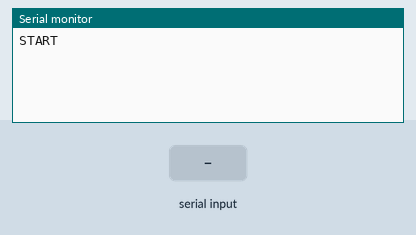
The sketch below on a simulated Arduino Uno, built with avr-gcc and run on an emulated ATmega328P. On the bench: the last lines printed to the serial monitor. Inputs (shaded band) come from the test bench.

Above: at 1.2 s.
1.3 s: "OK\n" received over Serial
At 2.1 s:
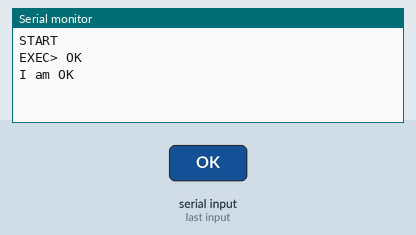
2.8 s: "SET\n" received over Serial
At 4.0 s:
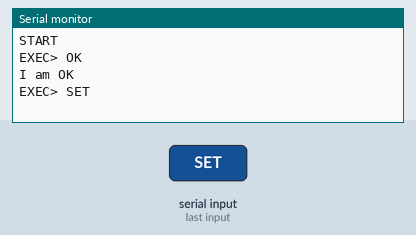
4.3 s: "1\n" received over Serial
At 5.5 s:
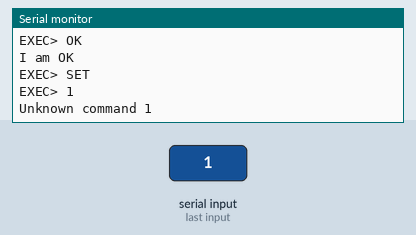

Measured:
- after the input at 1.3 s, the serial monitor: prints a new line at once (image 1)
- after the input at 2.8 s, the serial monitor: prints a new line at once (image 2)
- after the input at 4.3 s, the serial monitor: prints a new line at once (image 3)

The sketch:

MySerialInterfaceV5.ino
```cpp
// MySerialInterface v5
// A relatively complete serial interface, using functions to the commands, passing CLI details between scopes.
// GET and SET a value into a variable.
// By David McDonald 20/05/2022

#define LEDPIN LED_BUILTIN

#define CLI_BUFFER_SIZE 32 // Max length of the serial command buffer
#define CLI_MODE_WAITING 0
#define CLI_MODE_READING 1

char cliBuffer[CLI_BUFFER_SIZE];
byte cliMode;
byte cliIdx;
char *cliPartPtr;
char *cliPart;
const char cliDelimSpace[] = " ";
const char cliDelimEol[] = "\r\n";

bool ledValue = false;
const char ledValOn[] = "ON";
const char ledValOff[] = "OFF";

void cliReset() {
  cliMode = CLI_MODE_WAITING;
  cliIdx = 0;
  memset(cliBuffer, '\0', CLI_BUFFER_SIZE);
}

void doCli() {
  while (Serial.available()) {
    char c = Serial.read();

    // CLI is waiting for an actual character, not a space, newline, or carriage-return
    // On the ASCII chart, printable characters start at number 32
    // https://www.ascii-code.com/
    if (cliMode == CLI_MODE_WAITING) {
      if (c >= 32 && c != ' ') {
        cliMode = CLI_MODE_READING; // Start reading
      }
    }

    // CLI is reading
    if (cliMode == CLI_MODE_READING) {
      if (c == '\n' || c == '\r') {
        // Is an end of line. Execute the line.
        cliExec();
        return;
      }

      // Add the character to the buffer
      if (cliIdx < CLI_BUFFER_SIZE-1) {
        cliBuffer[cliIdx] = c;
        cliIdx++;

        // If the buffer is full, execute now
        if (cliIdx >= CLI_BUFFER_SIZE-1) {
          cliExec();
          return;
        }
      }
    }
  }
}

// Execute the CLI command
void cliExec() {
  Serial.print("EXEC> "); Serial.println(cliBuffer);

  if (cliIdx == 0) return; // Line buffer is empty, nothing to do here

  // Get the first part
  cliPart = strtok_r(cliBuffer, cliDelimSpace, &cliPartPtr);
  strupr(cliPart); // Make uppercase, so command is not case sensitive. "set" and "SeT" is the same as "SET".

  // Take action, depending on what the command was
  // strcmp compares 2 char arrays. If they are the same, the result will be zero.
  if (!strcmp(cliPart,"OK")) {
    cliOK();

  } else if (!strcmp(cliPart,"SET")) {
    cliSetLed();
  } else {
    Serial.print("Unknown command "); Serial.println(cliPart);
  }

  // Cleanup to get ready for the next line
  cliReset();
}

void cliOK() {
  Serial.println("I am OK");
}

void cliSetLed() {
  const char cliDelimSpaceEol[] = " \r\n";
  cliPart = strtok_r(NULL, cliDelimSpaceEol, &cliPartPtr);
  strupr(cliPart);

  if (!strcmp(cliPart, ledValOn)) {
    setLed(true);
  } else if (!strcmp(cliPart, ledValOff)) {
    setLed(false);
  }
}

void setLed(bool a) {
  ledValue = a;
  digitalWrite(LEDPIN, a);
  Serial.print("LED is ");
  if (ledValue) {
    Serial.println(ledValOn);
  } else {
    Serial.println(ledValOff);
  }
}

// =====================================
// MAIN
// =====================================

void setup() {
  // put your setup code here, to run once:
  Serial.begin(9600);
  Serial.println("START");
  cliReset();
}

void loop() {
  // put your main code here, to run repeatedly:
  doCli();
}
```
